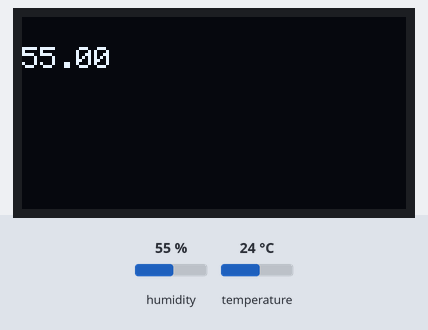
The program below on a simulated Arduino Uno, built with avr-gcc and run on an emulated ATmega328P. Parts: 128×64 one-colour display. The test bench sets the inputs (shaded band); at power-on: humidity 55 %, temperature 24 °C. What the program prints to the serial monitor is not drawn.

Above: at 2.9 s.
3.0 s: humidity set to 22 %
At 5.9 s:
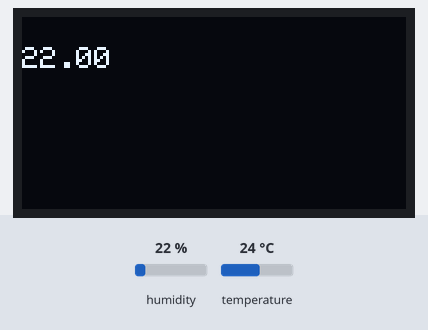
6.2 s: humidity set to 40 %
At 8.3 s:
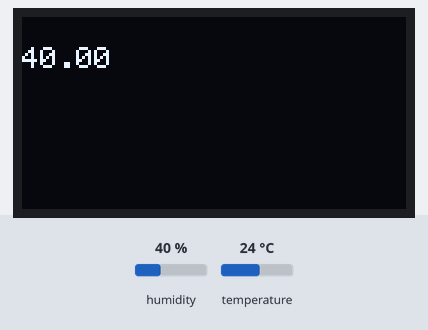
9.0 s: humidity set to 68 %
At 11.5 s:
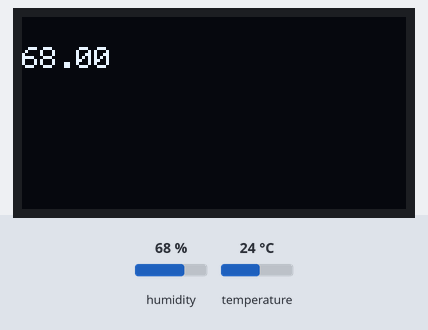
Timing chart, 0 to 13.0 s (numbered marks = the images above; inputs shaded):
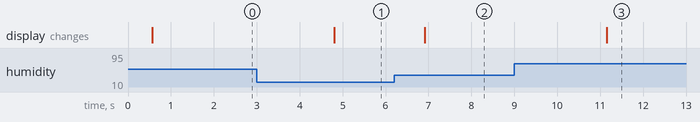

The program:

main.cpp
```cpp
#include <Arduino.h>

#include <DHT.h>

#define DHT22_PIN 2
DHT dht22(DHT22_PIN,DHT22);

#include <Wire.h>
#include <Adafruit_GFX.h>
#include <Adafruit_SSD1306.h>

Adafruit_SSD1306 display(128, 64, &Wire, -1);

void setup() {
  Serial.begin(9600);
  dht22.begin();
  display.begin(SSD1306_SWITCHCAPVCC, 0x3C);
}

void loop() {
 float humi = dht22.readHumidity();
 float temp = dht22.readTemperature();

 Serial.print("Humifity is:");
 Serial.print(humi);
 Serial.print(" |  ");
 Serial.print("Temparature is:");
 Serial.println(temp);
 delay(500);

  display.clearDisplay();                     // Clear the screen
  display.setTextSize(1);                     // Smallest text size
  display.setTextColor(SSD1306_WHITE);        // White text
  display.setCursor(0, 10);                   // Position to start text
  display.println(humi);            // Print text
  display.display();

}
```

Measured:
- after the input at 3.0 s, the display: changes after 1.8 s (image 1)
- after the input at 6.2 s, the display: changes after 0.72 s (image 2)
- after the input at 9.0 s, the display: changes after 2.2 s (image 3)
